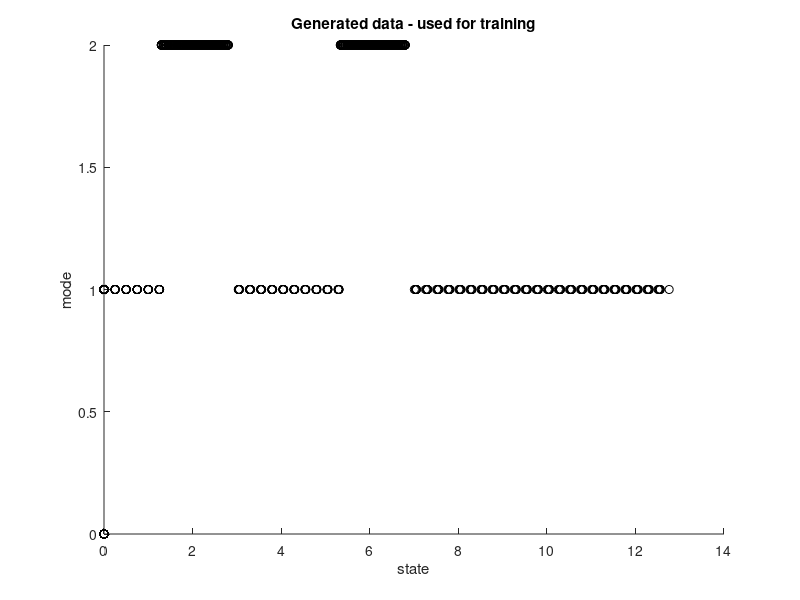

Recreate this plot in MATLAB. (Note: this script raises an error after producing the figure.)
% implement the particle filter for a 1 D case. 
clear all
clc
close all

% 
rep_density = 1;

% stop and record data at predetermined slow points (say)

% this pre-determined slow points aren't given to us as such and we have to
% learn them from the previous runs

global kerName l N Q mag classes P_modes trainModeDensity trainStateDensity feature particles_x f_next;

classes = [1;2];
num_of_exp = 10;
num_data_pts = 100;

%% step 1 - create the taining data from a model

% The data generation will determine the possible stop points using a
% gaussian across the ideal stop/slow points. Let us do this example for 2 
% points. 

% mode 1 : high speed - 5 mag/step
% mode 2 : low speed - 1 mag/step

x_measurement = zeros(50,100);
m_measurement = zeros(50,100);
m_measurement(:,1) = ones(size(m_measurement,1),1);
for exp = 1:num_of_exp
    % initialization at the beginning of experiment
    v = [5,1]; % velcoities at the 2 modes
    T = 0.05;% sec time step
    noise_mag = 0.001;% noise in measurement 

    for i = 2:num_data_pts
        x0 = x_measurement(exp,i-1);
        
        % choose the next mode
        m = normpdf(x0,2,1) + normpdf(x0,6,1);
        m_measurement(exp,i) = (m>0.3) + 1;
        
        % change the next state
        x_measurement(exp,i) = x0 + v(m_measurement(exp,i))*T + noise_mag*randn();
    end
    
end

% experiment repeated X (50 here) number of times and 
% each run yeilds Y (100 here) number of measurements of x
% corresponding to each x is the "label" or the mode

% let us say the stop point is at 2 and 6. Then the distribution of mode=2 
% is focussed around those points.

%visualize
figure(1);
for a = 1:size(x_measurement,1)
    scatter(x_measurement(a,:),m_measurement(a,:),'k');
    hold on;
end
title('Generated data - used for training')
xlabel('state');
ylabel('mode');

%% step 2 - get data in [x(t+1) x(t) m(t) m(t+1)] form

x_cur = [];
x_next = [];
m_cur = [];
m_next = [];

for b = 1:num_of_exp
    x_cur = [x_cur;x_measurement(b,1:end-1)'];
    x_next = [x_next;x_measurement(b,2:end)'];
    m_cur = [m_cur; m_measurement(b,1:end-1)'];
    m_next = [m_next; m_measurement(b,2:end)' ];
end
data = [x_next x_cur m_cur m_next];

%% step 3 - prepare datasets for density training

P_modes = zeros(length(classes));

for i = 1:length(classes) % prior mode
    m = classes(i);
    
    % Feature_data has all the data with current mode = i
    Feature_data = data(data(:,3)==i,:);

    % state dynamics - P(x(t+1)|x(t),m(t))
    trainStateDensity(i).data = Feature_data;
    trainStateDensity(i).Num_z = Feature_data(:,1:2);% P(x(t+1),x(t)|m(t))
    trainStateDensity(i).Denom_Z = Feature_data(:,2);% P(x(t)|m(t))
    
    % mode switching dynamics - P(x(t)|m(t+1),m(t))*P(m(t+1)|m(t))
    for j = 1:length(classes) % next mode
        trainModeDensity(i,j).data_z = Feature_data(Feature_data(:,4)==j,2);
        trainModeDensity(i,j).count = size(trainModeDensity(i,j).data_z,1);
        P_modes(i,j) = size(trainModeDensity(i,j).data_z,1);
    end
end

for c = 1:size(P_modes,1)
    P_modes(c,:) = P_modes(c,:)/sum(P_modes(c,:));
end

%% Step 4 - train the datasets to get densities of state and mode dynamics

kerName = 'Gaussian';
l = 0.0005;
%learn the densities
for i = 1:length(classes)
    [Num_Zsv, Num_Xsv, ~] = SupportVectorDensityEstimation(trainStateDensity(i).Num_z, kerName, l*eye(2));
    trainStateDensity(i).Num_Zsv = Num_Zsv;
    trainStateDensity(i).Num_Xsv = Num_Xsv;
    trainStateDensity(i).Denom_Zsv = Num_Zsv(:,2);% change in the hexapod
    trainStateDensity(i).Denom_Xsv = Num_Xsv;
    for j = 1:length(classes)
        [Zsv, Xsv, ~] = SupportVectorDensityEstimation(trainModeDensity(i,j).data_z, kerName, l*eye(1));
        trainModeDensity(i,j).Zsv = Zsv;
        trainModeDensity(i,j).Xsv = Xsv;
    end
end

%% step 5 - create a distribution of likelihood of the next states over the entire state space

D_dot = [];

% prepare a dataset of current [x(t),m(t)] to be used as starting point
if rep_density == 1
    test_pt_x = [1,2,3];
    start_x = test_pt_x;
    start_m = normpdf(start_x,2,1) + normpdf(start_x,6,1);
    start_m = (start_m > 0.3) + 1;
%     start_m(1,:) = ones(size(test_pt_x));
%     start_m(2,:) = 2*ones(size(test_pt_x));
elseif rep_density == 0
    start_x = linspace(0,10,30);
    % choose the mode
    start_m = normpdf(start_x,2,1) + normpdf(start_x,6,1);
    start_m = (start_m > 0.3) + 1; 
end

if rep_density == 0
    figure(3);
    scatter(start_x,start_m);
end

if rep_density == 1
    figure()
end

% prepare a dataset of possible states over the state space
next_x = linspace(0.5,3.5,402);
next_x = next_x(2:end-1);

% for each point from the start_x, test over a grid of possible next points

% initialize probability of the next state
p_x = zeros(length(next_x),1);
P = zeros(length(next_x),4);

% for each start point - get the next state likelihoods
for d = 1:length(start_x) % each start x
    for g = 1:size(start_m,1) % corresponding start m
        m = start_m(g,d); % current mode (m)
        x_cur = start_x(d); % current state (x)

        for k = 1:length(next_x) % get the likelihood of each next state possiblity

            x_next = next_x(k);% choose a next state to evaluate at
            % P([x+ x]|m)
            p_xN = ObservationLikelihood([x_next x_cur], trainStateDensity(m).Num_Xsv, trainStateDensity(m).Num_Zsv, kerName, l*eye(2));
            % P(x|m)
            p_xD = ObservationLikelihood(x_cur, trainStateDensity(m).Num_Xsv, trainStateDensity(m).Num_Zsv(:,2), kerName, l*eye(1));

            % to avoid dividing by 0 
            if p_xD ~= 0
                p_x(k) = p_xN/p_xD;
            else
                p_x(k) = p_xN/max(max(p_xN),10^-47);
            end

            % record the num and denom for debugging purposes
            P(k,1) = p_xN;
            P(k,2) = p_xD;
            P(k,3) = p_xN/p_xD;
        end

        % normalizing to get the probability instead of the likelihood
        P(:,4) = P(:,3)/sum(P(:,3));

        if rep_density == 1
            if m == 1
                h(1) = plot(next_x,P(:,4),'k','DisplayName','$m_{t} = 1$','LineWidth',3);
            elseif m == 2
                h(2) = plot(next_x,P(:,4),'--k','DisplayName','$m_t = 2$','LineWidth',3);
            end
            hold on;
            title('$\mathbf{P(x_{t+1} |x_{t},m_{t})}$','Interpreter','latex','FontSize',20);
            xlabel('$\mathbf{x}$','Interpreter','latex','FontSize',16)
            ylabel('$\mathbf{P(x_{t+1} |x_{t},m_{t})}$','Interpreter','latex','FontSize',16)
            end

        if rep_density == 0
            
            figure(2)
            scatter(x_cur,0,'filled','k');
            hold on;
            plot(next_x,P(:,4));
            hold on;
            
            [~,ind1] = max(P(:,4));
            figure(1);
            scatter(x_cur,0,'filled','k');
            hold on;
            scatter(next_x(ind1),0,'filled');
            hold on;

            D_dot = [D_dot;(next_x(ind1)-x_cur)/T];
            figure(5);
            scatter(x_cur,D_dot(d),'k')
            hold on;
            scatter(x_cur,v(m),'filled','k')

            figure(4);
            plot(next_x,log(P(:,3)));
            hold on;
        end
    end
end

if rep_density == 1 & g == 1
    h(3) = scatter(start_x,0*start_x,100,'filled','k','DisplayName','$x_{t}$');set(gca,'FontSize',12);
    lg1 = legend(h(1:3));
    lg1.FontSize = 12;
    lg1.Interpreter = 'latex';
    lg1.Location = 'northwest';
end
if rep_density == 0
    figure(2);
    title('Probability of possible next states');
    ylabel('P(x_{t+1})');
    
    figure(4);
    title('Log-likelihood of possible next states');
    ylabel('L(x_{t+1})');

    figure(1);
    title('Most likely next state + known modes');

    figure(5);
    title('Velocity predicted at the current x')
    xlabel('x_{t}')
    ylabel('V')
end

%% step 6 - create a distribution of likelihood of the next modes over the entire state space & mode space

% Evaluate P(m+1|x,m) over all combinations of x and m

% P(m+1|x,m) = P(x|m,m+1)*P(m+1|m)/sum(P(x|m,m+1)*P(m+1|m)) over all m+1
% for given x

% prepare a dataset of current [x(t),m(t)] to be used as starting point
if rep_density == 1
    clear test_pt_x
    test_pt_x = linspace(0,8,24);%[1,2,3,4,5,6,7,8];
    start_x = test_pt_x;
    clear start_m
    start_m(1,:) = ones(size(test_pt_x));
    start_m(2,:) = 2*ones(size(test_pt_x)); 
end

for g = 1:size(start_m,1)% corresponding start m
     p_mm = [];
     for d = 1:length(start_x) % each start x
        m = start_m(g,d); % current mode (m)
        x_cur = start_x(d); % current state (x)
        
        % evaluation the P(x|m,m+1) for all m+1 
        % assume m as fixed since we already have information from the prev step
        All_pm = zeros(max(classes),1);% 2x1 array
        for m2 = 1:size(classes)% index of each class
            m1 = find(classes==m);% the m(t) = m1
            All_pm(classes(m2)) = ObservationLikelihood(x_cur, trainModeDensity(m1,m2).Xsv, trainModeDensity(m1,m2).Zsv, kerName, l*eye(1))*P_modes(m1,m2);
        end

        if sum(All_pm)~= 0
            All_pm = All_pm/sum(All_pm);
        end
        a = [];
        for m2 = 1:size(classes)
            a = [a;All_pm(m2)];
        end
        p_mm = [p_mm a];
        % evaluate the probability of the new mode samples - P(m+1|x,m)
        
     end
    p_m(g).data = p_mm;
end

figure();
subplot(2,1,1);
plot(test_pt_x,p_m(1).data(1,:),'--k','LineWidth',3);set(gca,'FontSize',12);
hold on
plot(test_pt_x,p_m(1).data(end,:),'k','LineWidth',3);set(gca,'FontSize',12);
title('$\mathbf{m_t = 1}$','Interpreter','latex','FontSize',20);
lg2 = legend('$m_{t+1} = 1$','$m_{t+1} = 2$');
lg2.Interpreter = 'latex';
lg2.FontSize = 12;
xlabel('$\mathbf{x_{t}}$','Interpreter','latex','FontSize',16)
ylabel('$\mathbf{P(m_{t+1}|x_{t},m_{t})}$','Interpreter','latex','FontSize',16)
subplot(2,1,2);
plot(test_pt_x,p_m(2).data(1,:),'--k','LineWidth',3);set(gca,'FontSize',12);
hold on;
plot(test_pt_x,p_m(2).data(end,:),'k','LineWidth',3);set(gca,'FontSize',12);
title('$\mathbf{m_t = 2}$','Interpreter','latex','FontSize',20);
lg3 = legend('$m_{t+1} = 1$','$m_{t+1} = 2$');
lg3.Interpreter = 'latex';
lg3.FontSize = 12;
xlabel('$\mathbf{x_{t}}$','Interpreter','latex','FontSize',16)
ylabel('$\mathbf{P(m_{t+1}|x_{t},m_{t})}$','Interpreter','latex','FontSize',16)

figure()
H2 = [p_m(1).data(1,:)' p_m(1).data(2,:)' p_m(2).data(1,:)' p_m(2).data(2,:)'];
subplot(2,1,1);
bar(test_pt_x,H2(:,1:2));
title('P(m_{t+1}|x_{t},m_{t})','FontSize',20);
legend('P(m_{t+1} = 1|m_{t} = 1)','P(m_{t+1} = 2|m_{t} = 1)')
xlabel('x_{t}','FontSize',16)
ylabel('P(m_{t+1})','FontSize',16)
subplot(2,1,2);
bar(test_pt_x,H2(:,3:4));
title('P(m_{t+1}|x_{t},m_{t})','FontSize',20);
legend('P(m_{t+1} = 1|m_{t} = 2)','P(m_{t+1} = 2|m_{t} = 2)')
xlabel('$\mathbf{x_{t}}$','Interpreter','latex','FontSize',12)
ylabel('P(m_{t+1})')

%% step 7 - test the particle filter to see mode predictions

% create a mode map
if rep_density == 0
    MAXX = 20; % interval size
    x = linspace(0,10,MAXX);
elseif rep_density ==1
    x = start_x;
    MAXX = length(x);
    H = [];
end

N = 50;%number of samples for particle filtering
Q = 50;% number of samples for importance sampling
mag = 1;% for importance sampling in state space

for c = 1:2 % prior mode - over all m(t)
    ModeOutput = zeros(MAXX,3);% [mode output, P(1), P(2)]
    for i = 2:MAXX % over all x(t)
        obs = x(i);% y(t)
        feature = x(i-1);% f(t-1)
        
        % generate N points randomly
        f_next = [feature+mag*randn(N,1)];% guessed distribution of x(t) evaluated at t-1 by distributing around x(t-1)
        particles_x = f_next; % initialization only - refers to the particles after correction only - estimate the true state
        % correction using y(t) and propagating to get x(t) and m(t)
        particles_m = map_mode1(obs,c);
        
        ModeOutput(i,2) = sum(particles_m < 2)/N; % probability of mode 1
        ModeOutput(i,3) = sum(particles_m > 1)/N; % probability of mode 2
        consensus = mode(particles_m);
        ModeOutput(i,1) = consensus;
        
        if rep_density == 1
            % for getting representative mode density for 4 points
%             subplot(2,2,i);
%             histogram([particles_m;1;2],'Normalization','probability');
%             title(['x_{t}: ',num2str(x(i)),' | m_{t}: ' num2str(c)]); 
%             ylabel('P(m_{t+1}|x_{t},m_{t})');
%             xlabel('m_{t+1}');
            H = [H particles_m];
        end
    end
    ModeData(c).ModeOutput = ModeOutput;
end

if rep_density ==1 
    H1 = zeros(size(H,2)/2,4);
    for a = 1:size(H,2)/2
        H1(a,:) = [sum(H(:,a)<2)/size(H,1) sum(H(:,a)>1)/size(H,1) sum(H(:,a+size(H,2)/2)<2)/size(H,1) sum(H(:,a+size(H,2)/2)>1)/size(H,1)]; % [P(1,1) P(2,1) P(1,2) P(2,2)]
    end
    figure();
    subplot(2,1,1);
    bar(H1(:,1:2));
    title('P(m_{t+1}|x_{t},m_{t})');
    legend('P(m_{t+1} = 1|m_{t} = 1)','P(m_{t+1} = 2|m_{t} = 1)','FontSize',20)
    xlabel('x_{t}','FontSize',16)
    ylabel('P(m_{t+1})','FontSize',16)
    
    subplot(2,1,2);
    %figure();
    bar(H1(:,3:4));
    title('P(m_{t+1}|x_{t},m_{t})','FontSize',20);
    legend('P(m_{t+1} = 1|m_{t} = 2)','P(m_{t+1} = 2|m_{t} = 2)')
    xlabel('x_{t}','FontSize',16)
    ylabel('P(m_{t+1})','FontSize',16)
    
end

if rep_density == 0
    % for getting mode density over state space
    figure()
    plot(x,ModeData(1).ModeOutput(:,1))
    hold on;
    plot(x,ModeData(2).ModeOutput(:,1))
    title('Mode chosen given the prior mode and x')
    legend('Prior mode = 1','Prior mode = 2')

    % probability of next mode 1
    figure()
    plot(x,ModeData(1).ModeOutput(:,2)); % given prior mode 1
    hold on;
    % plot(x,ModeData(2).ModeOutput(:,2)); % given prior mode 2
    % hold on;
    % % probability of next mode 2
    % plot(x,ModeData(1).ModeOutput(:,3)); % given prior mode 1
    % hold on;
    plot(x,ModeData(2).ModeOutput(:,3)); % given prior mode 2
    title('P(m_{t+1}|x_{t},m_{t})');
    legend('P(1|1)','P(2|2)');
end
%% Step 8 - Propagating both state and mode using the particle filter

% initial position and mode (at t=0)
x_0 = 0;
m_0 = 1;
% initial readings at (t=1)
y_t = x_0;
% x_t = x_0;
path = [x_0 m_0];
feature = x_0;
f_next = [feature+mag*randn(N,1)];% representation of propagated/predicted state at t+1
particles_x = f_next;% representation of corrected state at t=0
particles_m = ones(N,1);
for n = 1:N
    particle_propogation(n).state = particles_x(n,1);% the state stores a 1X1 current position
    particle_propogation(n).particles_m = particles_m(n);
end
% particle_propogation = [particles_x'];
Pm_t = [];
for stp = 1:100
    y_t = y_t + v(m_0)*T+ noise_mag*randn();% measurement of the next state
%     x_t = x_t + v(m_0)*T;% true next state
    particles_m = map_mode1(y_t,m_0);
    consensus = mode(particles_m);
    m_0 = consensus;
    path = [path;[y_t m_0]];
%     actual_mode = normpdf(x_t,2,1) + normpdf(x_t,6,1);
%     actual_mode = (actual_mode > 0.3) + 1;
    % fill the Pm_t - number of particles in each mode at time t
    Pm_t_cur = [];
    for o = 1:length(classes)
        Pm_t_cur = [Pm_t_cur;sum(particles_m  == o)];
    end
    Pm_t_cur = Pm_t_cur/sum(Pm_t_cur);
    Pm_t = [Pm_t [Pm_t_cur;m_0]];
    
    % particle propogation happening inside the map_mode1 function
    % as part of the resampling
    for n = 1:N
        particle_propogation(n).state = [particle_propogation(n).state; particles_x(n,:)];
        particle_propogation(n).particles_m = [particle_propogation(n).particles_m; particles_m(n)];
    end
    disp(stp);
end
%%
figure();
pl(1) = imagesc(Pm_t(1:end-1,:));
hold on;
pl(2) = plot(Pm_t(end,:),'r','LineWidth',5);set(gca,'FontSize',12);set(gca,'YTickLabel',[' ';'1';' ';'2'])
[~,ii] = max(Pm_t(1:end-1,:));
correct_class = sum(ii==Pm_t(end,:));
err_class = sum(ii==Pm_t(end,:))/length(Pm_t);
title('Mode prediction and Actual mode','FontSize',20);
xlabel('$\mathbf{t}$','Interpreter','latex','FontSize',16);
ylabel('$\mathbf{m_t}$','Interpreter','latex','FontSize',16);
lg4 = legend('Actual mode');
lg4.FontSize = 12;
%%
% plot the propagation
figure();
sz1 = T*[1:size(particle_propogation(1).state,1)];
for iter = 1:length(particles_x)
    g(1) = scatter(particle_propogation(iter).state,sz1,50,'r','filled','DisplayName','Particles: x^{i}_t)');
    hold on;
end
% actual motion implemented
g(2) = scatter(path(:,1),sz1,50,'k','DisplayName','Robot: x_t');
legend(g(1:2));
title('Particles and robot motion','FontSize',20)
ylabel('time (s)','FontSize',16);
axis equal

% plot the propagation
% figure();
% sz1 = T*[1:size(particle_propogation(:,1),1)];
% for iter = 1:length(particles_x)
%     h(4) = plot(particle_propogation(:,iter),sz1,'DisplayName','x^{i}_t)');
%     hold on;
% end
% % actual motion implemented
% h(5) = scatter(path(:,1),sz1,'k','filled','DisplayName','x_t');
% title('Particles and actual motion','FontSize',20)
% ylabel('time (s)','FontSize',16);
% xlabel('x_{t}','FontSize',16);
% 
figure();
scatter(path(:,1),path(:,2))
